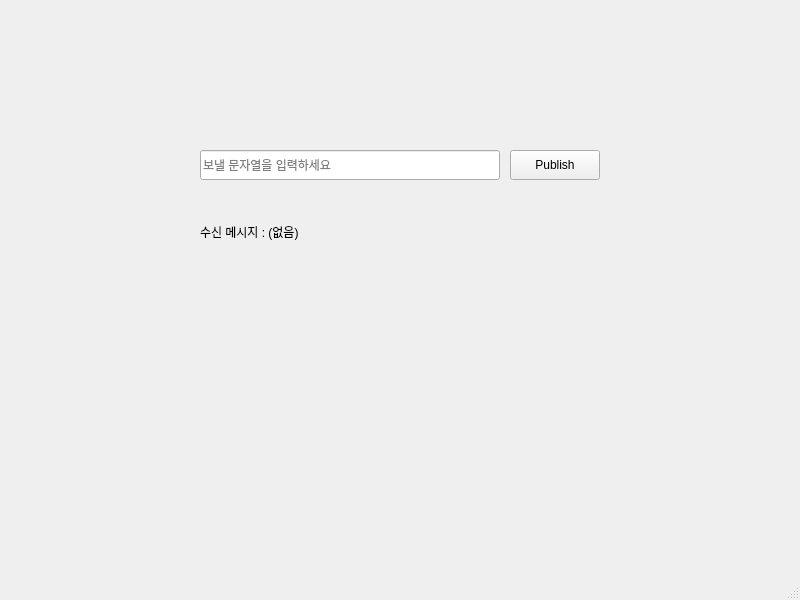
<?xml version="1.0" encoding="UTF-8"?>
<ui version="4.0">
 <class>MainWindow</class>
 <widget class="QMainWindow" name="MainWindow">
  <property name="geometry">
   <rect>
    <x>0</x>
    <y>0</y>
    <width>800</width>
    <height>600</height>
   </rect>
  </property>
  <property name="windowTitle">
   <string>ROS2 Qt Talker/Listener</string>
  </property>
  <widget class="QWidget" name="centralwidget">
   <widget class="QLineEdit" name="lineEdit_input">
    <property name="geometry">
     <rect>
      <x>200</x>
      <y>150</y>
      <width>300</width>
      <height>30</height>
     </rect>
    </property>
    <property name="placeholderText">
     <string>보낼 문자열을 입력하세요</string>
    </property>
   </widget>
   <widget class="QPushButton" name="pushButton_publish">
    <property name="geometry">
     <rect>
      <x>510</x>
      <y>150</y>
      <width>90</width>
      <height>30</height>
     </rect>
    </property>
    <property name="text">
     <string>Publish</string>
    </property>
   </widget>
   <widget class="QLabel" name="label_received">
    <property name="geometry">
     <rect>
      <x>200</x>
      <y>220</y>
      <width>400</width>
      <height>24</height>
     </rect>
    </property>
    <property name="text">
     <string>수신 메시지 : (없음)</string>
    </property>
   </widget>
  </widget>
  <widget class="QMenuBar" name="menubar">
   <property name="geometry">
    <rect>
     <x>0</x>
     <y>0</y>
     <width>800</width>
     <height>23</height>
    </rect>
   </property>
  </widget>
  <widget class="QStatusBar" name="statusbar"/>
 </widget>
 <resources/>
 <connections/>
</ui>
